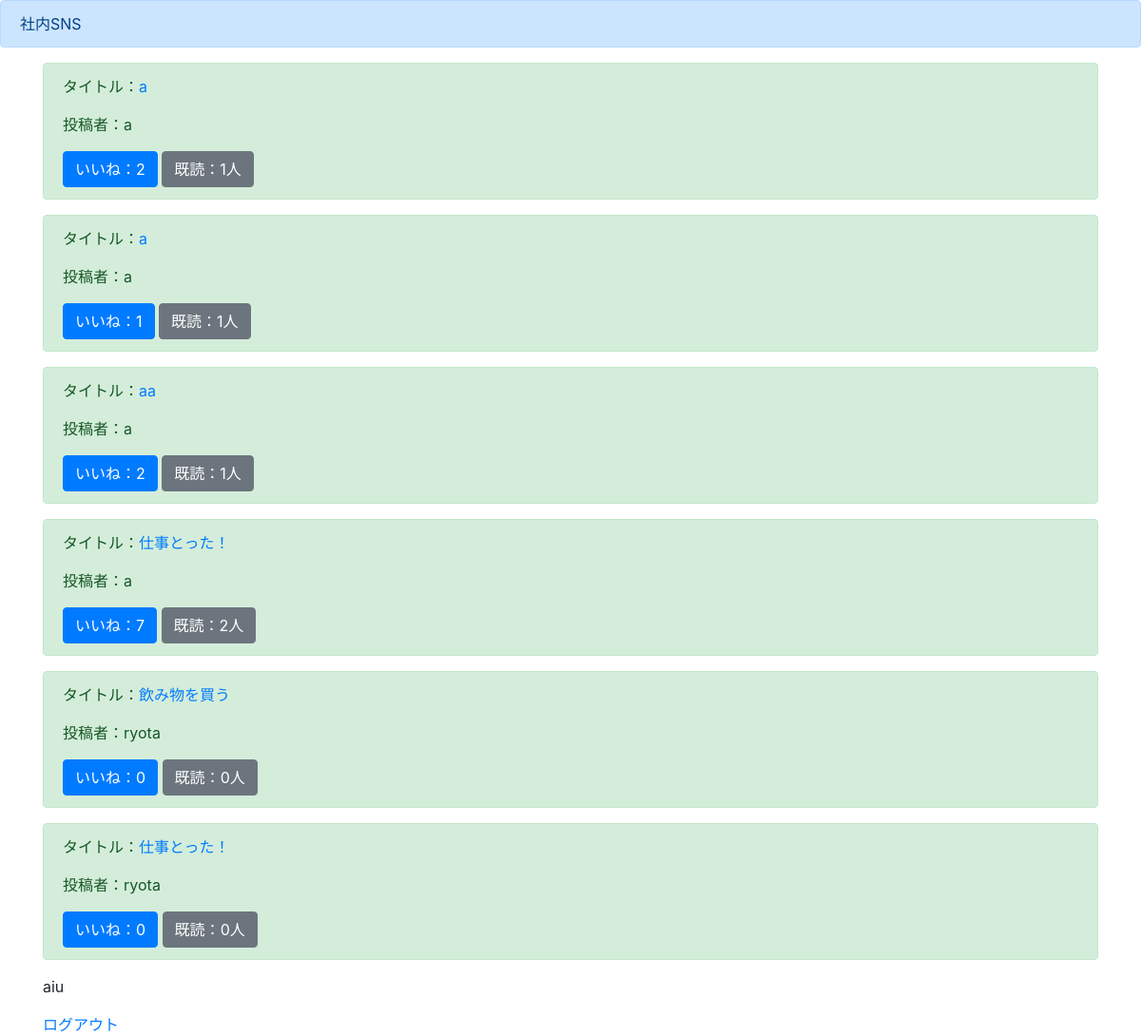
The app's page /list/ (signed in) with its own data.
### boardapp/models.py (models this page shows)
class BoardModel(models.Model):
    title = models.CharField(max_length=100)
    content = models.TextField()
    author = models.CharField(max_length=100)
    images = models.ImageField(upload_to='')
    good = models.IntegerField(null=True, blank=True, default=0)
    read = models.IntegerField(null=True, blank=True, default=0)
    readtext = models.CharField(max_length=100, null=True, blank=True, default='a')

### boardapp/views.py (the view)
# urls.py: path('list/', listfunc, name='list'),
@login_required
def listfunc(request):
    object_list = BoardModel.objects.all()
    return render(request, 'list.html', {'object_list':object_list})

### templates/list.html (shortened to what this page needs)
{% extends 'base.html' %}
{% block header %}
<div class="alert alert-primary" role="alert">
 社内SNS
</div>
{% endblock header %}
{% block content %}
<div class='container'>
    {% for item in object_list %}
    <div class="alert alert-success" role="alert">
        <p>タイトル：<a href="{% url 'detail' item.pk %}">{{item.title}}</a></p>
        <p>投稿者：{{item.author}}</p>
        <a href="#" class="btn btn-primary" role="button" aria-pressed="true">いいね：{{item.good}}</a>
        <a href="#" class="btn btn-secondary" role="button" aria-pressed="true">既読：{{item.read}}人</a>
    </div>
    {% endfor %}
    <p>aiu</p>
    <a href="{% url 'logout' %}">ログアウト</a>
</div>
{% endblock content %}

### templates/base.html (shortened to what this page needs)
<!doctype html>
<html lang="en">
  <head>
    <link rel="stylesheet" href="https://stackpath.bootstrapcdn.com/bootstrap/4.3.1/css/bootstrap.min.css">
  </head>
  <body>
    {% block header %}
    {% endblock header %}
    {% block content %}
    {% endblock content %}
  </body>
</html>

### records on screen
BoardModel: title "a", author "a", good "2", read "1"
BoardModel: title "a", author "a", good "1", read "1"
BoardModel: title "aa", author "a", good "2", read "1"
BoardModel: title "仕事とった！", author "a", good "7", read "2"
BoardModel: title "飲み物を買う", author "ryota", good "0", read "0"
BoardModel: title "仕事とった！", author "ryota", good "0", read "0"
